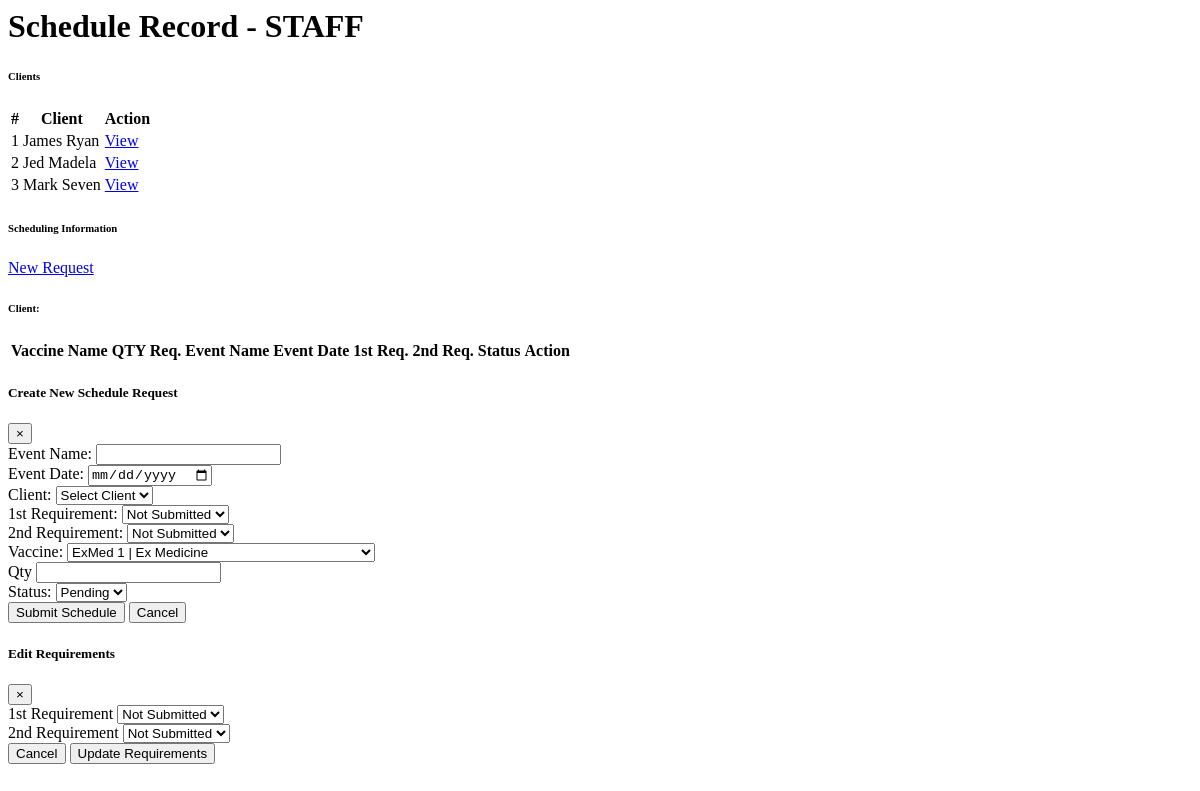
Page /administrator/Schedule/ScheduleList.php on the earlier database version.
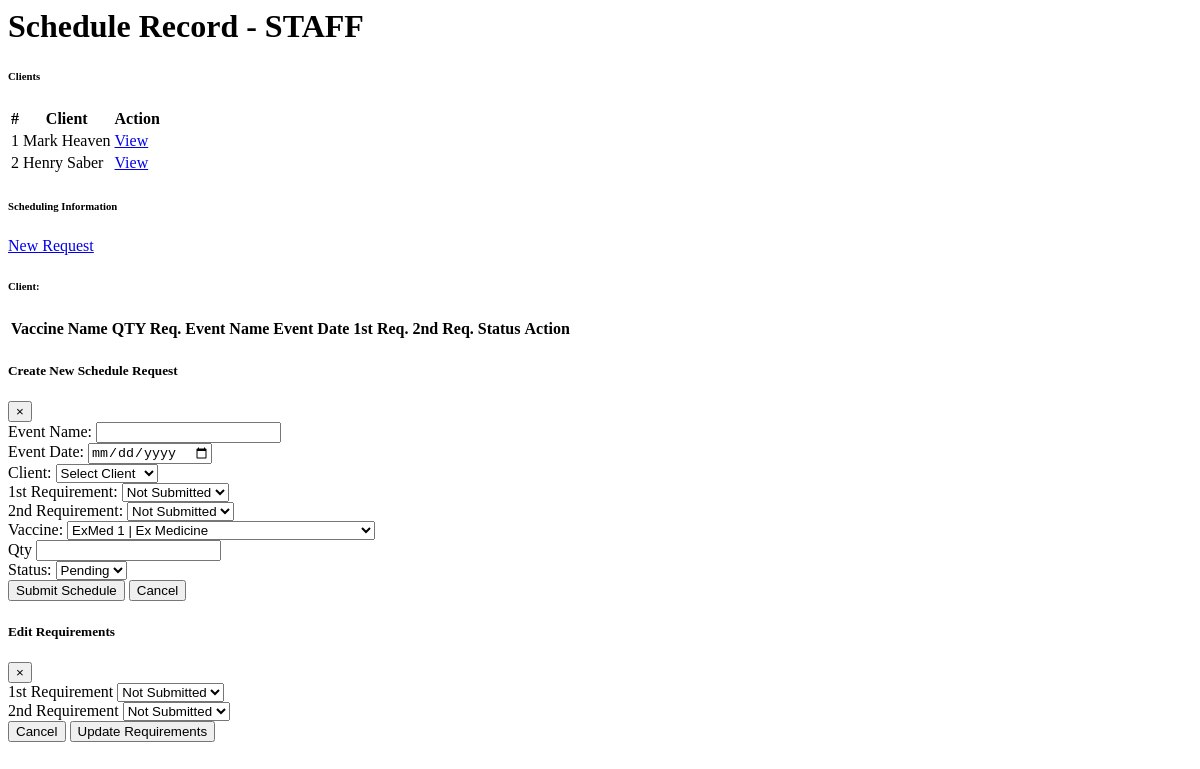
Same page on the later database version.
### tables this page shows
CREATE TABLE `client` (
  `CLIENT_ID` int(11) NOT NULL,
  `FNAME` varchar(150) NOT NULL,
  `LNAME` varchar(140) NOT NULL,
  `MIDINITIAL` varchar(150) NOT NULL,
  `ASSOCIATION` varchar(255) NOT NULL,
  `CONTACT_NO` varchar(255) NOT NULL,
  `ADDRESS` varchar(150) NOT NULL,
  `DATE_REGISTERED` date NOT NULL
);

### administrator/Schedule/ScheduleList.php (the view, shortened to what the changed rows need)
<?php
require("connection/connection.php");
$clientQuery = "SELECT CLIENT_ID, CONCAT(FNAME, ' ', LNAME) AS full_name FROM client";
$clientResult = mysqli_query($con, $clientQuery);
$clients = mysqli_fetch_all($clientResult, MYSQLI_ASSOC);
  ?>
<div class="content-wrapper">
  <div class="content-header">
    <h1 class="font-weight-bold text-primary">Schedule Record - STAFF</h1>
  </div>
  <section class="content">
    <div class="container-fluid">
      <div class="row">
        <div class="col-md-4">
          <div class="card shadow-sm mb-4">
            <div class="card-body">
              <div class="table-responsive">
                    <table class="table table-striped table-hover" id="clientTbl">
                      <thead class="thead-light">
                        <tr>
                          <th>#</th>
                          <th>Client</th>
                          <th>Action</th>
                        </tr>
                      </thead>
                      <tbody>
                        <?php $i=1; foreach ($clients as $client) { ?>
                          <tr>
                            <td><?=$i; ?></td>
                            <td><?= htmlspecialchars($client['full_name']); ?></td>
                            <td>
                              <a href="index.php?page=Schedule&client_id=<?= $client['CLIENT_ID']; ?>" class="btn btn-sm btn-info">View</a>
                            </td>
                          </tr>
                        <?php $i++; } ?>
                      </tbody>
                    </table>
                </div>
            </div>
          </div>
        </div>
        <div class="col-md-8">
            <div class="card shadow-sm">
              <div class="card-body">
                <div class="table-responsive">
                  <table class="table table-bordered" id="schedTable">
                    <thead class="thead-dark">
                      <tr>
                        <th>Vaccine Name</th>
                        <th>QTY Req.</th>
                        <th>Event Name</th>
                        <th>Event Date</th>
                        <th>1st Req.</th>
                        <th>2nd Req.</th>
                        <th>Status</th>
                        <th>Action</th>
                      </tr>
                    </thead>
                  </table>
                </div>
              </div>
            </div>
          </div>
      </div>
    </div>
  </section>
</div>

Differences in the rows shown:
removed client: full_name "James Ryan"
removed client: full_name "Jed Madela"
removed client: full_name "Mark Seven"
added client: full_name "Mark Heaven"
added client: full_name "Henry Saber"
